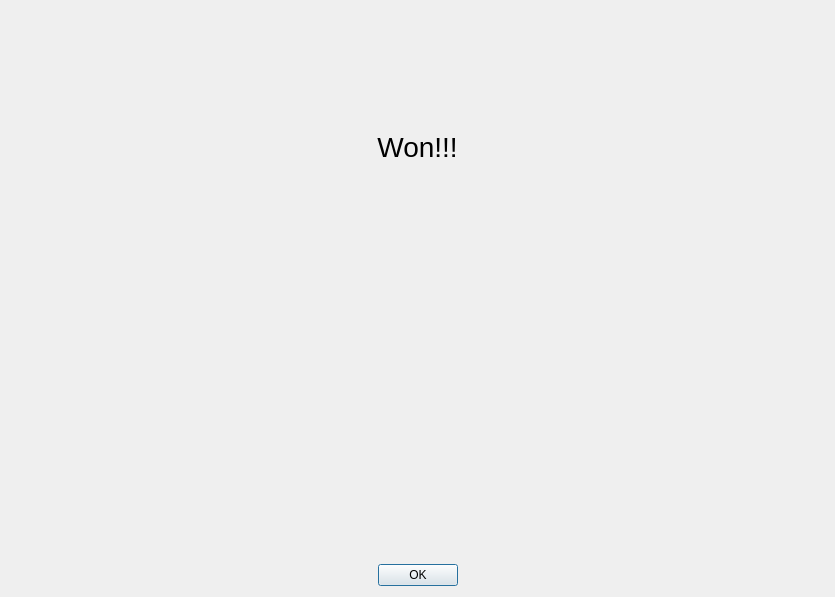
<?xml version="1.0" encoding="UTF-8"?>
<ui version="4.0">
 <class>WonDialog</class>
 <widget class="QWidget" name="WonDialog">
  <property name="geometry">
   <rect>
    <x>0</x>
    <y>0</y>
    <width>835</width>
    <height>597</height>
   </rect>
  </property>
  <property name="windowTitle">
   <string>Won</string>
  </property>
  <layout class="QGridLayout" name="gridLayout">
   <item row="0" column="0">
    <widget class="QLabel" name="label_3">
     <property name="font">
      <font>
       <pointsize>21</pointsize>
      </font>
     </property>
     <property name="text">
      <string>Won!!!</string>
     </property>
     <property name="alignment">
      <set>Qt::AlignCenter</set>
     </property>
    </widget>
   </item>
   <item row="1" column="0">
    <widget class="QLabel" name="label">
     <property name="text">
      <string/>
     </property>
     <property name="pixmap">
      <pixmap resource="../resource.qrc">:/resources/won.jpg</pixmap>
     </property>
     <property name="scaledContents">
      <bool>false</bool>
     </property>
     <property name="alignment">
      <set>Qt::AlignCenter</set>
     </property>
    </widget>
   </item>
   <item row="2" column="0">
    <widget class="QDialogButtonBox" name="buttonBox">
     <property name="standardButtons">
      <set>QDialogButtonBox::Ok</set>
     </property>
     <property name="centerButtons">
      <bool>true</bool>
     </property>
    </widget>
   </item>
  </layout>
 </widget>
 <resources>
  <include location="../resource.qrc"/>
 </resources>
 <connections/>
</ui>
